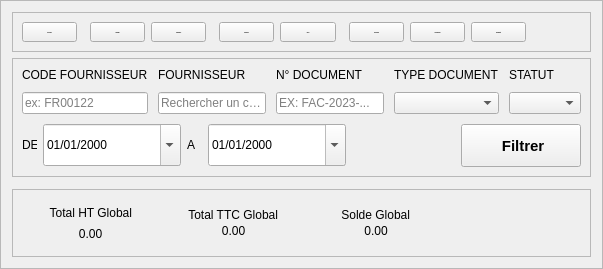
    <widget class="QFrame" name="Background">
     <property name="frameShape">
      <enum>QFrame::StyledPanel</enum>
     </property>
     <property name="frameShadow">
      <enum>QFrame::Raised</enum>
     </property>
     <layout class="QVBoxLayout" name="verticalLayout_3">
      <item>
       <widget class="QFrame" name="TopToolsFrame">
        <property name="maximumSize">
         <size>
          <width>16777215</width>
          <height>50</height>
         </size>
        </property>
        <property name="frameShape">
         <enum>QFrame::StyledPanel</enum>
        </property>
        <property name="frameShadow">
         <enum>QFrame::Raised</enum>
        </property>
        <property name="class" stdset="0">
         <string>card</string>
        </property>
        <layout class="QHBoxLayout" name="horizontalLayout">
         <item>
          <widget class="QToolButton" name="toolButton_4">
           <property name="sizePolicy">
            <sizepolicy hsizetype="Expanding" vsizetype="Expanding">
             <horstretch>0</horstretch>
             <verstretch>0</verstretch>
            </sizepolicy>
           </property>
           <property name="maximumSize">
            <size>
             <width>130</width>
             <height>40</height>
            </size>
           </property>
           <property name="font">
            <font>
             <family>Inter 18pt Medium</family>
             <pointsize>-1</pointsize>
             <weight>75</weight>
             <bold>true</bold>
            </font>
           </property>
           <property name="text">
            <string> Nouveau</string>
           </property>
           <property name="icon">
            <iconset resource="../../resources/resources.qrc">
             <normaloff>:/icons/icons/Wnouveau.svg</normaloff>:/icons/icons/Wnouveau.svg</iconset>
           </property>
           <property name="iconSize">
            <size>
             <width>16</width>
             <height>16</height>
            </size>
           </property>
           <property name="toolButtonStyle">
            <enum>Qt::ToolButtonTextBesideIcon</enum>
           </property>
           <property name="class" stdset="0">
            <string>primary</string>
           </property>
          </widget>
         </item>
         <item>
          <widget class="QLabel" name="label">
           <property name="minimumSize">
            <size>
             <width>1</width>
             <height>0</height>
            </size>
           </property>
           <property name="maximumSize">
            <size>
             <width>1</width>
             <height>16777215</height>
            </size>
           </property>
           <property name="text">
            <string/>
           </property>
           <property name="class" stdset="0">
            <string>separator</string>
           </property>
          </widget>
         </item>
         <item>
          <widget class="QToolButton" name="ModifierButton">
           <property name="sizePolicy">
            <sizepolicy hsizetype="Expanding" vsizetype="Expanding">
             <horstretch>0</horstretch>
             <verstretch>0</verstretch>
            </sizepolicy>
           </property>
           <property name="maximumSize">
            <size>
             <width>130</width>
             <height>40</height>
            </size>
           </property>
           <property name="font">
            <font>
             <family>Inter 18pt Medium</family>
             <pointsize>-1</pointsize>
             <weight>63</weight>
             <bold>true</bold>
            </font>
           </property>
           <property name="text">
            <string> Modifier</string>
           </property>
           <property name="icon">
            <iconset resource="../../resources/resources.qrc">
             <normaloff>:/icons/icons/Gmodifier.svg</normaloff>:/icons/icons/Gmodifier.svg</iconset>
           </property>
           <property name="iconSize">
            <size>
             <width>16</width>
             <height>16</height>
            </size>
           </property>
           <property name="toolButtonStyle">
            <enum>Qt::ToolButtonTextBesideIcon</enum>
           </property>
           <property name="class" stdset="0">
            <string>secondary</string>
           </property>
          </widget>
         </item>
         <item>
          <widget class="QToolButton" name="SupprimerButton">
           <property name="sizePolicy">
            <sizepolicy hsizetype="Expanding" vsizetype="Expanding">
             <horstretch>0</horstretch>
             <verstretch>0</verstretch>
            </sizepolicy>
           </property>
           <property name="maximumSize">
            <size>
             <width>130</width>
             <height>40</height>
            </size>
           </property>
           <property name="font">
            <font>
             <family>Inter 18pt Medium</family>
             <pointsize>-1</pointsize>
             <weight>63</weight>
             <bold>true</bold>
            </font>
           </property>
             <property name="styleSheet">
   <string notr="true"/>
  </property>
           <property name="text">
            <string> Supprimer</string>
           </property>
           <property name="icon">
            <iconset resource="../../resources/resources.qrc">
             <normaloff>:/icons/icons/Gsupprimer.svg</normaloff>:/icons/icons/Gsupprimer.svg</iconset>
           </property>
           <property name="iconSize">
            <size>
             <width>16</width>
             <height>16</height>
            </size>
           </property>
           <property name="toolButtonStyle">
            <enum>Qt::ToolButtonTextBesideIcon</enum>
           </property>
           <property name="class" stdset="0">
            <string>secondary-danger</string>
           </property>
          </widget>
         </item>
         <item>
          <widget class="QLabel" name="label_2">
           <property name="minimumSize">
            <size>
             <width>1</width>
             <height>0</height>
            </size>
           </property>
           <property name="maximumSize">
            <size>
             <width>1</width>
             <height>16777215</height>
            </size>
           </property>
           <property name="text">
            <string/>
           </property>
           <property name="class" stdset="0">
            <string>separator</string>
           </property>
          </widget>
         </item>
         <item>
          <widget class="QToolButton" name="ImprimrtButton">
           <property name="sizePolicy">
            <sizepolicy hsizetype="Expanding" vsizetype="Expanding">
             <horstretch>0</horstretch>
             <verstretch>0</verstretch>
            </sizepolicy>
           </property>
           <property name="maximumSize">
            <size>
             <width>130</width>
             <height>40</height>
            </size>
           </property>
           <property name="font">
            <font>
             <family>Inter 18pt Medium</family>
             <pointsize>-1</pointsize>
             <weight>63</weight>
             <bold>true</bold>
            </font>
           </property>
           <property name="text">
            <string> Imprimer</string>
           </property>
           <property name="icon">
            <iconset resource="../../resources/resources.qrc">
             <normaloff>:/icons/icons/Gimprimer.svg</normaloff>:/icons/icons/Gimprimer.svg</iconset>
           </property>
           <property name="iconSize">
            <size>
             <width>16</width>
             <height>16</height>
            </size>
           </property>
           <property name="toolButtonStyle">
            <enum>Qt::ToolButtonTextBesideIcon</enum>
           </property>
           <property name="class" stdset="0">
            <string>secondary</string>
           </property>
          </widget>
         </item>
         <item>
          <widget class="QToolButton" name="ExcelButton">
           <property name="sizePolicy">
            <sizepolicy hsizetype="Expanding" vsizetype="Expanding">
             <horstretch>0</horstretch>
             <verstretch>0</verstretch>
            </sizepolicy>
           </property>
           <property name="maximumSize">
            <size>
             <width>130</width>
             <height>40</height>
            </size>
           </property>
           <property name="font">
            <font>
             <family>Inter 18pt Medium</family>
             <pointsize>-1</pointsize>
             <weight>63</weight>
             <bold>true</bold>
            </font>
           </property>
           <property name="text">
            <string> Excel</string>
           </property>
           <property name="icon">
            <iconset resource="../../resources/resources.qrc">
             <normaloff>:/icons/icons/Gexcel.svg</normaloff>:/icons/icons/Gexcel.svg</iconset>
           </property>
           <property name="iconSize">
            <size>
             <width>16</width>
             <height>16</height>
            </size>
           </property>
           <property name="toolButtonStyle">
            <enum>Qt::ToolButtonTextBesideIcon</enum>
           </property>
           <property name="class" stdset="0">
            <string>secondary</string>
           </property>
          </widget>
         </item>
         <item>
          <widget class="QLabel" name="label_3">
           <property name="minimumSize">
            <size>
             <width>1</width>
             <height>0</height>
            </size>
           </property>
           <property name="maximumSize">
            <size>
             <width>1</width>
             <height>16777215</height>
            </size>
           </property>
           <property name="text">
            <string/>
           </property>
           <property name="class" stdset="0">
            <string>separator</string>
           </property>
          </widget>
         </item>
         <item>
          <widget class="QToolButton" name="DupliquerButton">
           <property name="sizePolicy">
            <sizepolicy hsizetype="Expanding" vsizetype="Expanding">
             <horstretch>0</horstretch>
             <verstretch>0</verstretch>
            </sizepolicy>
           </property>
           <property name="maximumSize">
            <size>
             <width>130</width>
             <height>40</height>
            </size>
           </property>
           <property name="font">
            <font>
             <family>Inter 18pt Medium</family>
             <pointsize>-1</pointsize>
             <weight>63</weight>
             <bold>true</bold>
            </font>
           </property>
           <property name="text">
            <string> Dupliquer</string>
           </property>
           <property name="icon">
            <iconset resource="../../resources/resources.qrc">
             <normaloff>:/icons/icons/Gduplicate.svg</normaloff>:/icons/icons/Gduplicate.svg</iconset>
           </property>
           <property name="iconSize">
            <size>
             <width>16</width>
             <height>16</height>
            </size>
           </property>
           <property name="toolButtonStyle">
            <enum>Qt::ToolButtonTextBesideIcon</enum>
           </property>
           <property name="class" stdset="0">
            <string>secondary</string>
           </property>
          </widget>
         </item>
         <item>
          <widget class="QToolButton" name="TransformerButton">
           <property name="sizePolicy">
            <sizepolicy hsizetype="Expanding" vsizetype="Expanding">
             <horstretch>0</horstretch>
             <verstretch>0</verstretch>
            </sizepolicy>
           </property>
           <property name="maximumSize">
            <size>
             <width>130</width>
             <height>40</height>
            </size>
           </property>
           <property name="font">
            <font>
             <family>Inter 18pt Medium</family>
             <pointsize>-1</pointsize>
             <weight>63</weight>
             <bold>true</bold>
            </font>
           </property>
           <property name="text">
            <string> Transformer</string>
           </property>
           <property name="icon">
            <iconset resource="../../resources/resources.qrc">
             <normaloff>:/icons/icons/Gtransformer.svg</normaloff>:/icons/icons/Gtransformer.svg</iconset>
           </property>
           <property name="iconSize">
            <size>
             <width>16</width>
             <height>16</height>
            </size>
           </property>
           <property name="toolButtonStyle">
            <enum>Qt::ToolButtonTextBesideIcon</enum>
           </property>
           <property name="class" stdset="0">
            <string>secondary</string>
           </property>
          </widget>
         </item>
         <item>
          <widget class="QToolButton" name="PaiementsButton">
           <property name="sizePolicy">
            <sizepolicy hsizetype="Expanding" vsizetype="Expanding">
             <horstretch>0</horstretch>
             <verstretch>0</verstretch>
            </sizepolicy>
           </property>
           <property name="maximumSize">
            <size>
             <width>130</width>
             <height>40</height>
            </size>
           </property>
           <property name="font">
            <font>
             <family>Inter 18pt Medium</family>
             <pointsize>-1</pointsize>
             <weight>63</weight>
             <bold>true</bold>
            </font>
           </property>
           <property name="text">
            <string> Paiements</string>
           </property>
           <property name="icon">
            <iconset resource="../../resources/resources.qrc">
             <normaloff>:/icons/icons/paiements.svg</normaloff>:/icons/icons/paiements.svg</iconset>
           </property>
           <property name="iconSize">
            <size>
             <width>16</width>
             <height>16</height>
            </size>
           </property>
           <property name="toolButtonStyle">
            <enum>Qt::ToolButtonTextBesideIcon</enum>
           </property>
           <property name="class" stdset="0">
            <string>secondary</string>
           </property>
          </widget>
         </item>
         <item>
          <spacer name="horizontalSpacer">
           <property name="orientation">
            <enum>Qt::Horizontal</enum>
           </property>
           <property name="sizeHint" stdset="0">
            <size>
             <width>40</width>
             <height>20</height>
            </size>
           </property>
          </spacer>
         </item>
        </layout>
       </widget>
      </item>
      <item>
       <widget class="QFrame" name="frame">
        <property name="maximumSize">
         <size>
          <width>16777215</width>
          <height>132</height>
         </size>
        </property>
        <property name="frameShape">
         <enum>QFrame::StyledPanel</enum>
        </property>
        <property name="frameShadow">
         <enum>QFrame::Raised</enum>
        </property>
        <property name="class" stdset="0">
         <string>card</string>
        </property>
        <layout class="QVBoxLayout" name="verticalLayout_2">
         <property name="spacing">
          <number>10</number>
         </property>
         <item>
          <layout class="QGridLayout" name="gridLayout">
           <property name="topMargin">
            <number>0</number>
           </property>
           <property name="rightMargin">
            <number>0</number>
           </property>
           <property name="bottomMargin">
            <number>0</number>
           </property>
           <property name="horizontalSpacing">
            <number>10</number>
           </property>
           <item row="1" column="1">
            <widget class="QLineEdit" name="ClientEntry">
             <property name="maximumSize">
              <size>
               <width>16777215</width>
               <height>16777215</height>
              </size>
             </property>
             <property name="placeholderText">
              <string>Rechercher un client...</string>
             </property>
            </widget>
           </item>
           <item row="1" column="5">
            <widget class="QComboBox" name="TypeDocComboBox">
             <property name="sizePolicy">
              <sizepolicy hsizetype="Expanding" vsizetype="Fixed">
               <horstretch>0</horstretch>
               <verstretch>0</verstretch>
              </sizepolicy>
             </property>
             <property name="maximumSize">
              <size>
               <width>175</width>
               <height>16777215</height>
              </size>
             </property>
            </widget>
           </item>
           <item row="0" column="6">
            <widget class="QLabel" name="label_5">
   <property name="class" stdset="0">
    <string>label</string>
   </property>
             <property name="text">
              <string>STATUT</string>
             </property>
            </widget>
           </item>
           <item row="0" column="1">
            <widget class="QLabel" name="label_9">
   <property name="class" stdset="0">
    <string>label</string>
   </property>
             <property name="text">
              <string>FOURNISSEUR</string>
             </property>
            </widget>
           </item>
           <item row="0" column="0">
            <widget class="QLabel" name="label_8">
   <property name="class" stdset="0">
    <string>label</string>
   </property>
             <property name="text">
              <string>CODE FOURNISSEUR</string>
             </property>
            </widget>
           </item>
           <item row="0" column="2">
            <widget class="QLabel" name="label_15">
   <property name="class" stdset="0">
    <string>label</string>
   </property>
             <property name="text">
              <string>N° DOCUMENT</string>
             </property>
            </widget>
           </item>
           <item row="1" column="6">
            <widget class="QComboBox" name="StatutComboBox">
             <property name="sizePolicy">
              <sizepolicy hsizetype="Expanding" vsizetype="Fixed">
               <horstretch>0</horstretch>
               <verstretch>0</verstretch>
              </sizepolicy>
             </property>
             <property name="maximumSize">
              <size>
               <width>175</width>
               <height>16777215</height>
              </size>
             </property>
            </widget>
           </item>
           <item row="1" column="2">
            <widget class="QLineEdit" name="N_DocEntry">
             <property name="maximumSize">
              <size>
               <width>175</width>
               <height>16777215</height>
              </size>
             </property>
             <property name="placeholderText">
              <string>EX: FAC-2023-...</string>
             </property>
            </widget>
           </item>
           <item row="0" column="5">
            <widget class="QLabel" name="label_6">
   <property name="class" stdset="0">
    <string>label</string>
   </property>
             <property name="text">
              <string>TYPE DOCUMENT</string>
             </property>
            </widget>
           </item>
           <item row="1" column="0">
            <widget class="QLineEdit" name="CodeClientEntry">
             <property name="maximumSize">
              <size>
               <width>175</width>
               <height>16777215</height>
              </size>
             </property>
             <property name="placeholderText">
              <string>ex: FR00122</string>
             </property>
            </widget>
           </item>
          </layout>
         </item>
         <item>
          <layout class="QHBoxLayout" name="horizontalLayout_2">
           <property name="spacing">
            <number>6</number>
           </property>
           <item>
            <widget class="QLabel" name="label_16">
   <property name="class" stdset="0">
    <string>label</string>
   </property>
             <property name="sizePolicy">
              <sizepolicy hsizetype="Expanding" vsizetype="Expanding">
               <horstretch>0</horstretch>
               <verstretch>0</verstretch>
              </sizepolicy>
             </property>
             <property name="maximumSize">
              <size>
               <width>15</width>
               <height>42</height>
              </size>
             </property>
             <property name="text">
              <string>DE</string>
             </property>
            </widget>
           </item>
           <item>
            <widget class="QDateEdit" name="dateEdit">
             <property name="sizePolicy">
              <sizepolicy hsizetype="Expanding" vsizetype="Expanding">
               <horstretch>0</horstretch>
               <verstretch>0</verstretch>
              </sizepolicy>
             </property>
             <property name="minimumSize">
              <size>
               <width>138</width>
               <height>0</height>
              </size>
             </property>
             <property name="maximumSize">
              <size>
               <width>175</width>
               <height>42</height>
              </size>
             </property>
             <property name="displayFormat">
              <string>MM/dd/yyyy</string>
             </property>
             <property name="calendarPopup">
              <bool>true</bool>
             </property>
            </widget>
           </item>
           <item>
            <widget class="QLabel" name="label_17">
   <property name="class" stdset="0">
    <string>label</string>
   </property>
             <property name="sizePolicy">
              <sizepolicy hsizetype="Expanding" vsizetype="Expanding">
               <horstretch>0</horstretch>
               <verstretch>0</verstretch>
              </sizepolicy>
             </property>
             <property name="maximumSize">
              <size>
               <width>15</width>
               <height>42</height>
              </size>
             </property>
             <property name="text">
              <string>A</string>
             </property>
            </widget>
           </item>
           <item>
            <widget class="QDateEdit" name="dateEdit_2">
             <property name="sizePolicy">
              <sizepolicy hsizetype="Expanding" vsizetype="Expanding">
               <horstretch>0</horstretch>
               <verstretch>0</verstretch>
              </sizepolicy>
             </property>
             <property name="minimumSize">
              <size>
               <width>138</width>
               <height>0</height>
              </size>
             </property>
             <property name="maximumSize">
              <size>
               <width>175</width>
               <height>42</height>
              </size>
             </property>
             <property name="currentSection">
              <enum>QDateTimeEdit::MonthSection</enum>
             </property>
             <property name="displayFormat">
              <string>MM/dd/yyyy</string>
             </property>
             <property name="calendarPopup">
              <bool>true</bool>
             </property>
            </widget>
           </item>
           <item>
            <spacer name="horizontalSpacer_2">
             <property name="orientation">
              <enum>Qt::Horizontal</enum>
             </property>
             <property name="sizeHint" stdset="0">
              <size>
               <width>40</width>
               <height>20</height>
              </size>
             </property>
            </spacer>
           </item>
           <item>
            <widget class="QToolButton" name="FiltrerButton">
             <property name="sizePolicy">
              <sizepolicy hsizetype="Expanding" vsizetype="Expanding">
               <horstretch>0</horstretch>
               <verstretch>0</verstretch>
              </sizepolicy>
             </property>
             <property name="maximumSize">
              <size>
               <width>130</width>
               <height>16777215</height>
              </size>
             </property>
             <property name="font">
              <font>
               <pointsize>-1</pointsize>
               <weight>75</weight>
               <bold>true</bold>
              </font>
             </property>
             <property name="styleSheet">
              <string notr="true">#FiltrerButton {
font-size: 15px;
padding: 10px 30px;
}</string>
             </property>
             <property name="text">
              <string> Filtrer</string>
             </property>
             <property name="icon">
              <iconset resource="../../resources/resources.qrc">
               <normaloff>:/icons/icons/Wfiltrer.svg</normaloff>:/icons/icons/Wfiltrer.svg</iconset>
             </property>
             <property name="toolButtonStyle">
              <enum>Qt::ToolButtonTextBesideIcon</enum>
             </property>
             <property name="class" stdset="0">
              <string>primary</string>
             </property>
            </widget>
           </item>
          </layout>
         </item>
        </layout>
       </widget>
      </item>
      <item>
       <widget class="ERPDataTable" name="AchatsTable" native="true"/>
      </item>
      <item>
       <widget class="QFrame" name="frame_2">
        <property name="maximumSize">
         <size>
          <width>16777215</width>
          <height>85</height>
         </size>
        </property>
        <property name="frameShape">
         <enum>QFrame::StyledPanel</enum>
        </property>
        <property name="frameShadow">
         <enum>QFrame::Raised</enum>
        </property>
        <property name="class" stdset="0">
         <string>card</string>
        </property>
        <layout class="QHBoxLayout" name="horizontalLayout_3">
         <item>
          <widget class="QFrame" name="FrameHT">
   <property name="class" stdset="0">
    <string>summary-card</string>
   </property>
           <property name="sizePolicy">
            <sizepolicy hsizetype="Expanding" vsizetype="Expanding">
             <horstretch>0</horstretch>
             <verstretch>0</verstretch>
            </sizepolicy>
           </property>
           <property name="maximumSize">
            <size>
             <width>140</width>
             <height>62</height>
            </size>
           </property>
           
           <layout class="QVBoxLayout" name="totalBalanceLayout">
            <property name="leftMargin">
             <number>12</number>
            </property>
            <property name="topMargin">
             <number>6</number>
            </property>
            <property name="rightMargin">
             <number>12</number>
            </property>
            <property name="bottomMargin">
             <number>6</number>
            </property>
            <item alignment="Qt::AlignHCenter">
             <widget class="QLabel" name="labelTotalBalanceTitle">
   <property name="class" stdset="0">
    <string>summary-title</string>
   </property>
              <property name="text">
               <string>Total HT Global</string>
              </property>
              <property name="alignment">
               <set>Qt::AlignRight|Qt::AlignTrailing|Qt::AlignVCenter</set>
              </property>
             </widget>
            </item>
            <item>
             <widget class="QLabel" name="ValueHT">
   <property name="class" stdset="0">
    <string>summary-value</string>
   </property>
              <property name="text">
               <string>0.00</string>
              </property>
              <property name="alignment">
               <set>Qt::AlignCenter</set>
              </property>
             </widget>
            </item>
           </layout>
          </widget>
         </item>
         <item>
          <widget class="QFrame" name="FrameTTC">
   <property name="class" stdset="0">
    <string>summary-card</string>
   </property>
           <property name="sizePolicy">
            <sizepolicy hsizetype="Expanding" vsizetype="Expanding">
             <horstretch>0</horstretch>
             <verstretch>0</verstretch>
            </sizepolicy>
           </property>
           <property name="maximumSize">
            <size>
             <width>140</width>
             <height>65</height>
            </size>
           </property>
           
           <layout class="QVBoxLayout" name="totalHtLayout">
            <property name="spacing">
             <number>2</number>
            </property>
            <item alignment="Qt::AlignHCenter">
             <widget class="QLabel" name="labelTotalHtTitle">
   <property name="class" stdset="0">
    <string>summary-title</string>
   </property>
              <property name="text">
               <string>Total TTC Global</string>
              </property>
              <property name="alignment">
               <set>Qt::AlignRight|Qt::AlignTrailing|Qt::AlignVCenter</set>
              </property>
             </widget>
            </item>
            <item>
             <widget class="QLabel" name="ValueTTC">
   <property name="class" stdset="0">
    <string>summary-value-primary</string>
   </property>
              <property name="text">
               <string>0.00</string>
              </property>
              <property name="alignment">
               <set>Qt::AlignCenter</set>
              </property>
             </widget>
            </item>
           </layout>
          </widget>
         </item>
         <item>
          <widget class="QFrame" name="FrameSolde">
   <property name="class" stdset="0">
    <string>summary-card</string>
   </property>
           <property name="sizePolicy">
            <sizepolicy hsizetype="Expanding" vsizetype="Expanding">
             <horstretch>0</horstretch>
             <verstretch>0</verstretch>
            </sizepolicy>
           </property>
           <property name="maximumSize">
            <size>
             <width>140</width>
             <height>65</height>
            </size>
           </property>
           
           <layout class="QVBoxLayout" name="fffff">
            <property name="spacing">
             <number>2</number>
            </property>
            <item alignment="Qt::AlignHCenter">
             <widget class="QLabel" name="labelTotalTtcTitle">
   <property name="class" stdset="0">
    <string>summary-title</string>
   </property>
              <property name="text">
               <string>Solde Global</string>
              </property>
              <property name="alignment">
               <set>Qt::AlignRight|Qt::AlignTrailing|Qt::AlignVCenter</set>
              </property>
             </widget>
            </item>
            <item>
             <widget class="QLabel" name="ValueSolde">
   <property name="class" stdset="0">
    <string>summary-value-danger</string>
   </property>
              <property name="text">
               <string>0.00</string>
              </property>
              <property name="alignment">
               <set>Qt::AlignCenter</set>
              </property>
             </widget>
            </item>
           </layout>
          </widget>
         </item>
         <item>
          <spacer name="summarySpacerLeft">
           <property name="orientation">
            <enum>Qt::Horizontal</enum>
           </property>
           <property name="sizeType">
            <enum>QSizePolicy::Expanding</enum>
           </property>
           <property name="sizeHint" stdset="0">
            <size>
             <width>40</width>
             <height>20</height>
            </size>
           </property>
          </spacer>
         </item>
        </layout>
       </widget>
      </item>
     </layout>
    </widget>
